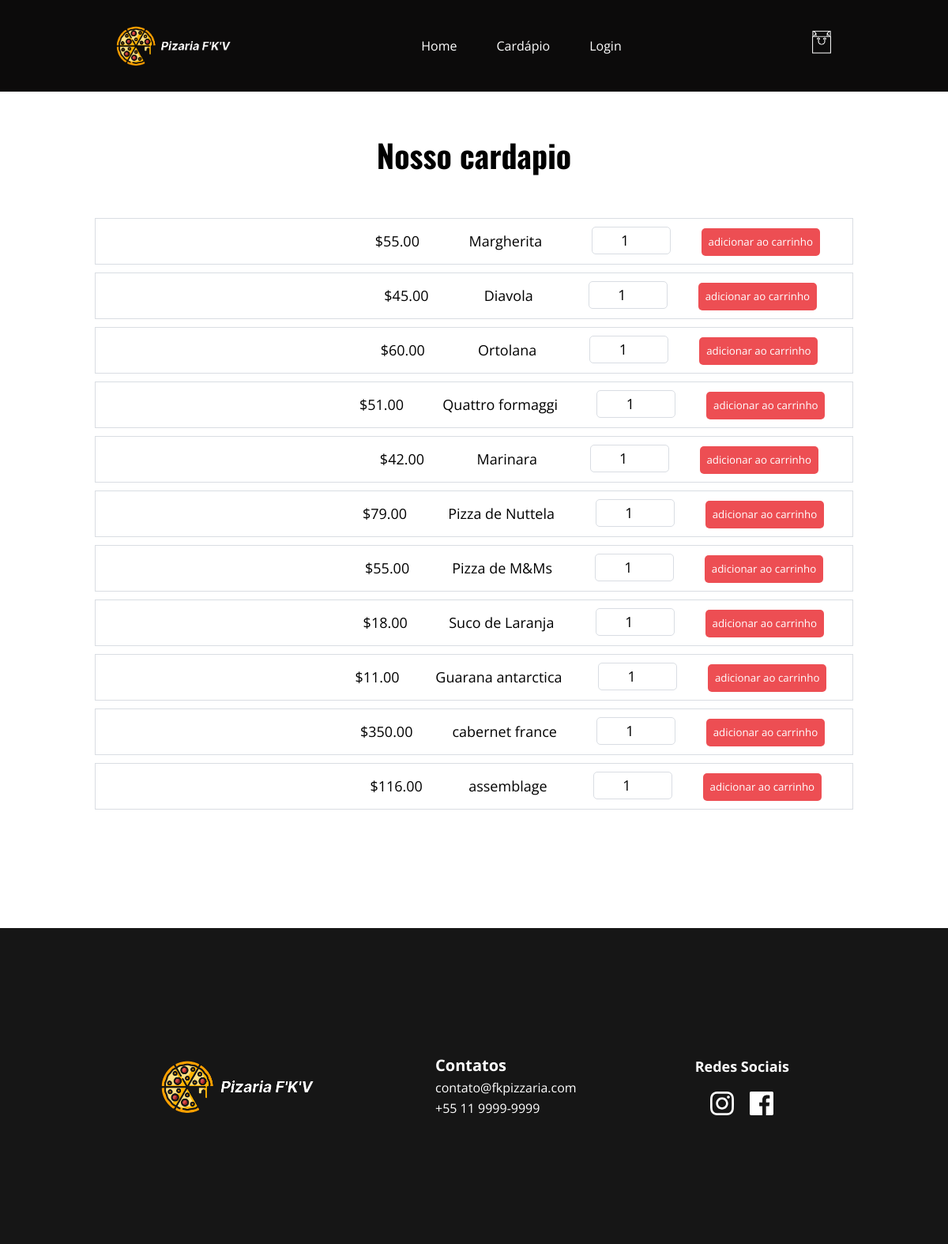
The page /pages/cardapio.php on the database its author committed.
### tables this page shows
CREATE TABLE `produtos` (
  `id_produto` int(11) NOT NULL,
  `descricao` varchar(80) NOT NULL,
  `valor` decimal(7,2) NOT NULL,
  `image` varchar(2000) NOT NULL,
  `nome` varchar(20) NOT NULL
);

### pages/cardapio.php (the view, shortened to what this page needs)
<?php
include_once("../php/conexao.php");
    if(!isset($_SESSION['user_id'])){
        $message = "<a href='../pages/login.html'>Login</a>";
    }else{
        $message = "<a href='../php/logout.php'>Sair</a>";
    }
?>
<!DOCTYPE html>
<html lang="pt-br">
<head>
    <link rel="stylesheet" href="../css/footer.css">
    <link rel="stylesheet" href="../css/navbar.css">
    <link rel="stylesheet" href="../css/cardapio.css">
</head>
<body>
    <header >
        <nav>
            <ul>
                <a href="../index.php"><li><img src="../assets/Pizza_F_K-logo.png" alt="logo" id="logo"></li></a>
            </ul>
            <ul id="options">
                <li><a href="../index.php">Home</a></li>
                <li><a href="#">Cardápio</a></li>
                <li><?php echo$message; ?></li>
            </ul>
            <ul>
                <a href="carrinho.php"><li><img src="../assets/bag.png" alt="" id="bag"></li></a>
            </ul>
        </nav>
    </header>
   <main>
      <h1>Nosso cardapio</h1>
      <?php
         $sql = "SELECT * FROM `produtos`";
         $executar = mysqli_query($conexao, $sql) or die (mysqli_error());
         $verificacao = mysqli_num_rows($executar);
            if($verificacao > 0){
               while($fetch_products = $executar-> fetch_array() ){
         ?>
                  <div class="container">
                     <div class="price"><p>$<?= $fetch_products['valor'] ?></p></div>
                     <div class="name"><p><?= $fetch_products['nome'] ?></p></div>
                     <form action="" method="post">
                        <input type="number" name="qnt" class="qty" min="1" max="99" value="1">
                        <input type="submit" class="btn" name="add_to_cart" value="adicionar ao carrinho" >
                     </form>
                  </div>
         <?php
            }
         }
      ?>
   </main>
   <footer class="footer">
        <div id="logo_footer">
            <img src="../assets/Pizza_F_K-logo.png" alt="PizzaHyt">
        </div>
        <div id="contact">
            <strong>Contatos</strong>
            <p>contato@fkpizzaria.com</p>
            <p>+55 11 9999-9999</p>
        </div>
        <div id="social-media">
            <strong>Redes Sociais</strong>
            <div class="icons">
                <img src="../assets/instagram-logo.svg" alt="Instagram">
                <img src="../assets/facebook-logo.svg" alt="Facebook">
            </div>
        </div>
    </footer>
</body>

### css/footer.css (style rules this page uses)
.footer { background: #161616; padding: 50px 80px; display: flex; justify-content: center; align-items: center; gap: 150px; max-width: 100%; height: 50vh; }
#logo_footer img { width: 200px; }
#contact { color: #fff; font-family: 'Open Sans', sans-serif; line-height: 1.6; }
#contact strong { font-size: 20px; }
#social-media { font-family: 'Open Sans', sans-serif; color: #fff; display: flex; flex-direction: column; }
.icons { display: flex; justify-content: center; align-items: center; gap: 20px; margin-top: 20px; }
#social-media img { width: 30px; }
#social-media strong { font-size: 18px; }

### css/navbar.css (style rules this page uses)
* { margin: 0; padding: 0; box-sizing: border-box; }
header { width: 100%; display: flex; align-items: center; justify-content: center; background-color: rgb(12, 11, 11); }
nav { width: 80%; display: flex; align-items: center; justify-content: space-between; }
ul { list-style: none; display: flex; align-items: center; justify-content: space-between; font-family: 'Open Sans', sans-serif; padding: 25px; }
#logo { width: 150px; }
#options { gap: 50px; }
#options a { text-decoration: none; color: white; }
#bag { width: 30px; }

### css/cardapio.css (style rules this page uses)
* { margin: 0; padding: 0; box-sizing: border-box; }
h1 { font-family: 'Oswald', sans-serif; font-size: 40px; text-align: center; margin-top: 50px; margin-bottom: 50px; }
.container { display: flex; align-items: center; justify-content: space-around; width: 80%; margin: auto; border: #d9dde3 solid 1px; padding: 10px; margin-bottom: 10px; }
.container p { font-size: 18px; font-family: 'Open Sans', sans-serif; }
.btn { cursor: pointer; width: 150px; height: 35px; background-color: #ed4e53; border: none; border-radius: 5px; color: white; font-family: 'Open Sans', sans-serif; margin-left: 35px; }
.qty { text-align: center; width: 100px; height: 35px; border-radius: 5px; font-family: 'Open Sans', sans-serif; font-size: 18px; outline: none; border: #d9dde3 solid 1px; }
.container:last-child { margin-bottom: 150px; }

### rows shown on the page
produtos: valor "55.00", nome "Margherita"
produtos: valor "45.00", nome "Diavola"
produtos: valor "60.00", nome "Ortolana"
produtos: valor "51.00", nome "Quattro formaggi"
produtos: valor "42.00", nome "Marinara"
produtos: valor "79.00", nome "Pizza de Nuttela"
produtos: valor "55.00", nome "Pizza de M&Ms"
produtos: valor "18.00", nome "Suco de Laranja"
produtos: valor "11.00", nome "Guarana antarctica"
produtos: valor "350.00", nome "cabernet france"
produtos: valor "116.00", nome "assemblage"
